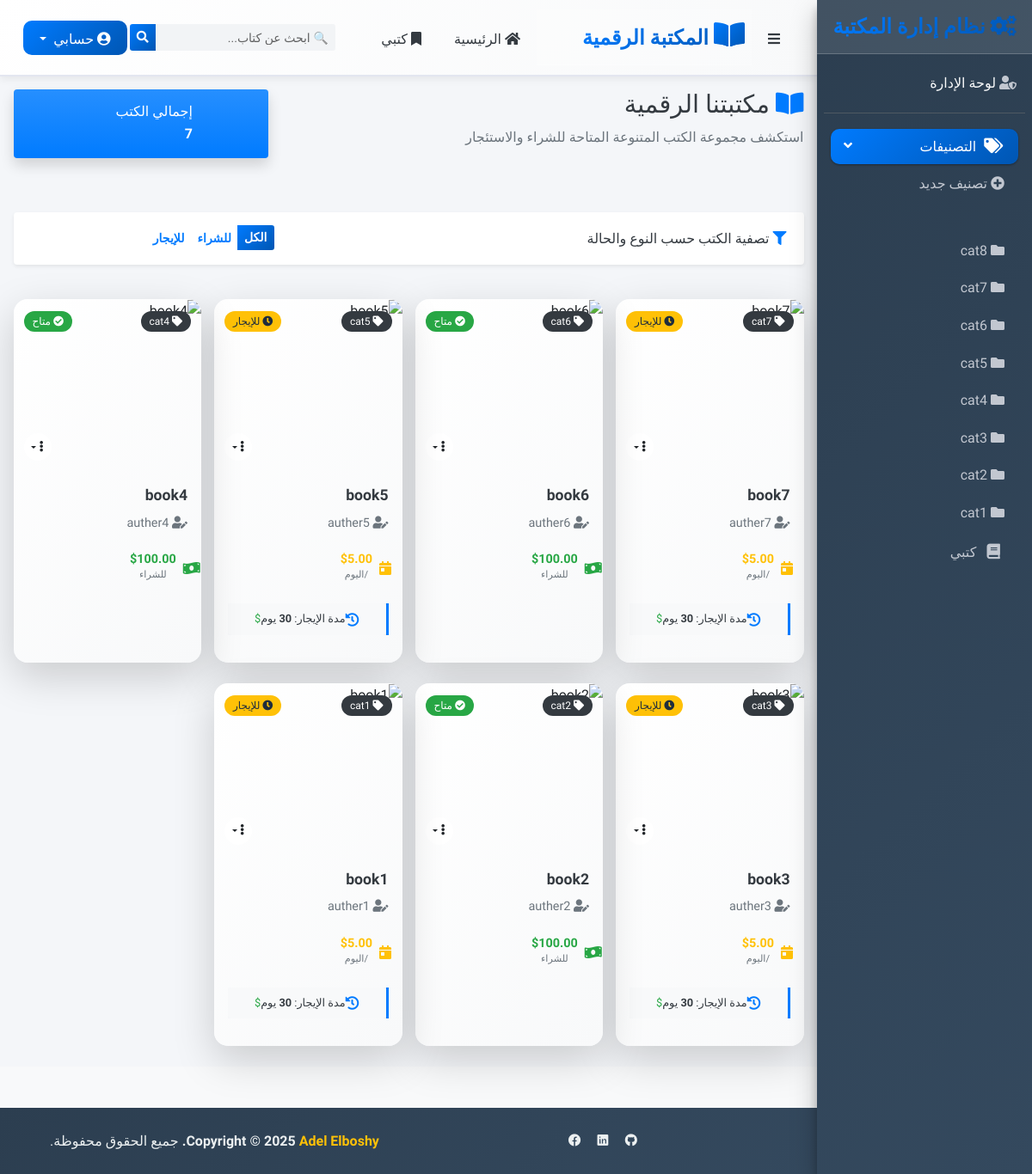
The app's page / (signed in), older data.
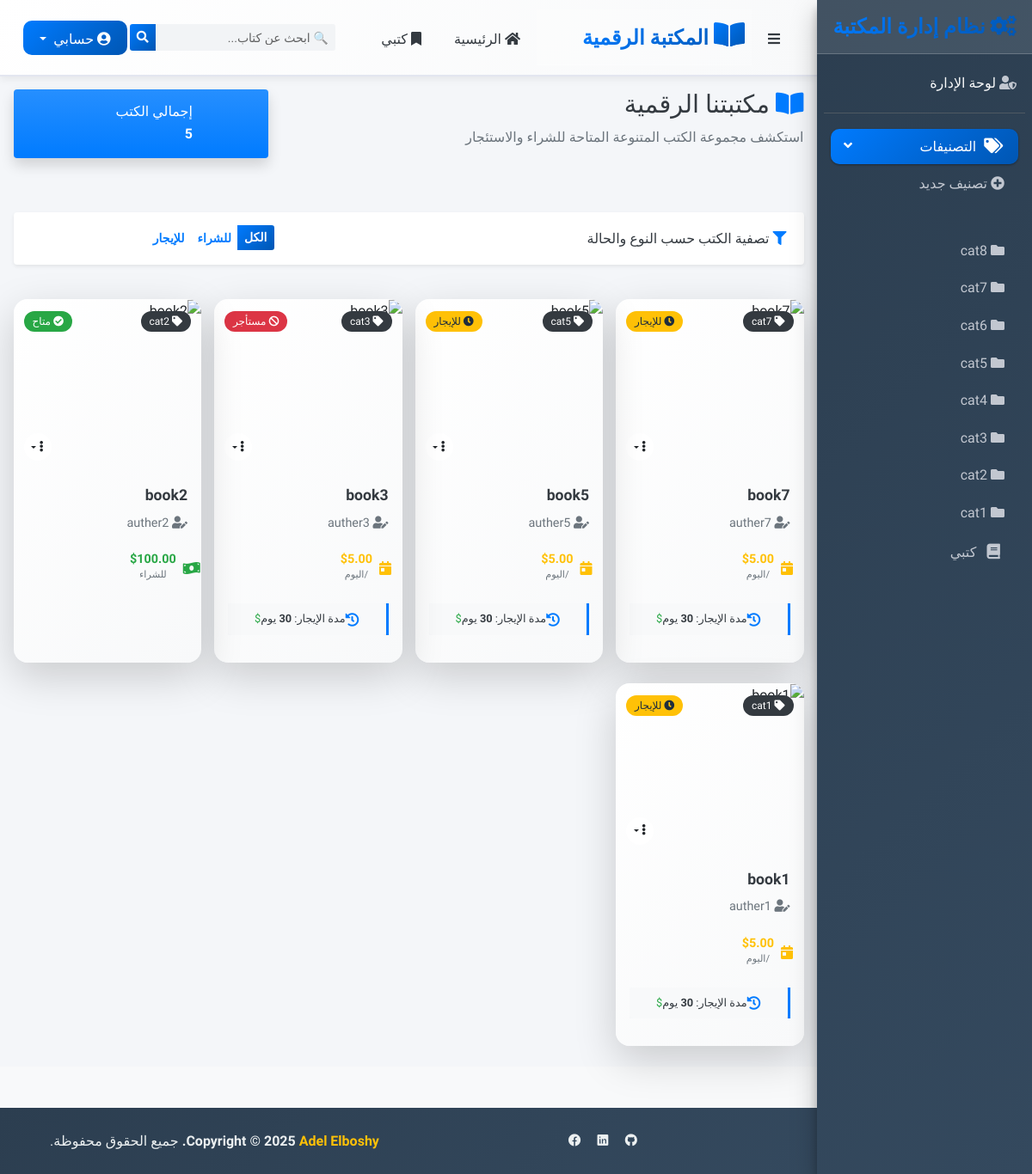
The same page, newer data.
### my_books/models.py (models this page shows, shortened)
class Category(models.Model):
    name =  models.CharField(max_length = 100)
    class Meta :
        ordering = ['-id']

class Book (models.Model):
    book_status =[
        ('available','available'),
        ('rented','rented'),
        ('sold','sold'),
        ('avl_for_rent','avl_for_rent')
    ]
    title           =models.CharField(max_length=100)
    auther          =models.CharField(max_length=100)
    book_image      =models.ImageField(upload_to='photos %Y %m %d ',null=True,blank=True)
    auther_image    =models.ImageField(upload_to='photos2 %Y %m %d',null=True,blank=True)
    price           =models.DecimalField(max_digits=10,decimal_places=2,null=True,blank=True)
    status          =models.CharField(max_length = 100,choices=book_status,default='available')
    pages           =models.IntegerField()
    active          =models.BooleanField(default=True)
    retal_price_day =models.DecimalField(max_digits=10,decimal_places=2,null=True,blank=True)
    retal_proid     =models.IntegerField(null=True,blank=True)
    discription     =models.TextField()
    catigery        =models.ForeignKey(Category,on_delete=models.PROTECT)
    class Meta :
        ordering = ['-id']

### main_app/views.py (the view)
# urls.py: 2. Add a URL to urlpatterns:  path('', views.home, name='home')
def home(request):
    if Customer.objects.filter(user_id = request.user.id).first():
        filtered_books = Book.objects.exclude(status='sold')
        search = request.GET.get('search_name')
        if search:
            filtered_books = filtered_books.filter(title__icontains=search)
        context = {
            'forms'            : new_book(),
            'books'            : filtered_books,
            'books_num'        : Book.objects.filter(active=True).count(),
            'sold_books'       : Book.objects.filter(status='sold').count(),
            'rented_books_num' : Book.objects.filter(status='rented').count(),
            'avl_books'        : Book.objects.filter(status='available').count(),
            'customer'         : Customer.objects.filter(user_id = request.user.id).first(),
        }
        return render(request, 'index.html', {**context , **base_context})
    else:
        return render(request, 'start.html')

### main_app/forms.py
class new_category (forms.ModelForm):
    class Meta :
        model = Category
        fields = [
            'name',
        ]
        widgets = {
            'name': forms.TextInput(attrs={'class':'form-control','name':'search_key'}),
        }

### main_app/templates/index.html (shortened to what the changed rows need)
{% extends 'base.html' %}
{% block content %}
<div style="direction: rtl;" class="wrapper">
    <div class="content-wrapper">
        <div class="content-header mb-4">
            <div class="container-fluid">
                <div class="row mb-2">
                    <div class="col-sm-8">
                        <h1 class="m-0 text-dark">
                            <i class="fas fa-book-open text-primary me-2"></i>
                            مكتبتنا الرقمية
                        </h1>
                    </div>
                    <div class="col-sm-4">
                        <div class="info-box bg-gradient-primary shadow">
                            <div class="info-box-content">
                                <span class="info-box-text">إجمالي الكتب </span>
                                <span class="info-box-number">{{ books.count }}</span>
                            </div>
                        </div>
                    </div>
                </div>
            </div>
        </div>
        <div class="content">
            <div class="container-fluid">
                <div class="row">
                    {% for book in books %}
                        {% if book.status != "sold" %}
                            <div class="col-xl-3 col-lg-4 col-md-6 mb-4 hide_books book{{ book.catigery.id }} book{{book.status}}">
                                <div class="card book-card h-100 shadow-lg border-0">
                                    <div class="book-image-container position-relative">
                                        <div class="category-badge">
                                            <span class="badge bg-dark bg-opacity-75">
                                                <i class="fas fa-tag me-1"></i>
                                                {{ book.catigery.name }}
                                            </span>
                                        </div>
                                        <div class="status-badge">
                                            {% if book.status == "available" %}
                                                <span class="badge bg-success">
                                                    <i class="fas fa-check-circle me-1"></i>
                                                    متاح
                                                </span>
                                            {% elif book.status == "avl_for_rent" %}
                                                <span class="badge bg-warning text-dark">
                                                    <i class="fas fa-clock me-1"></i>
                                                    للإيجار
                                                </span>
                                            {% elif book.status == "rented" %}
                                                <span class="badge bg-danger">
                                                    <i class="fas fa-ban me-1"></i>
                                                    مستأجر
                                                </span>
                                            {% endif %}
                                        </div>
                                        <div class="action-dropdown">
                                            <div class="dropdown">
                                                <button class="btn btn-action dropdown-toggle"
                                                        type="button" data-bs-toggle="dropdown"
                                                        aria-expanded="false">
                                                    <i class="fas fa-ellipsis-v"></i>
                                                </button>
                                            </div>
                                        </div>
                                    </div>
                                    <div class="card-body p-3">
                                        <h5 class="book-title mb-2">
                                            <a href="{% url 'description' book.id %}" class="text-dark text-decoration-none">
                                                {{ book.title }}
                                            </a>
                                        </h5>
                                        <p class="book-author text-muted mb-3">
                                            <i class="fas fa-user-edit me-2"></i>
                                            {{ book.auther }}
                                        </p>
                                        <div class="book-stats">
                                            <div class="row g-2 text-center">
                                                <div class="col-4">
                                                    <div class="stat-item">
                                                        {% if book.price %}
                                                            <i class="fas fa-money-bill-wave text-success"></i>
                                                            <div class="stat-content">
                                                                <span class="stat-number text-success">${{ book.price }}</span>
                                                                <small class="stat-label">للشراء</small>
                                                            </div>
                                                        {% elif book.retal_price_day %}
                                                            <i class="fas fa-calendar-day text-warning"></i>
                                                            <div class="stat-content">
                                                                <span class="stat-number text-warning">${{ book.retal_price_day }}</span>
                                                                <small class="stat-label">/اليوم</small>
                                                            </div>
                                                        {% endif %}
                                                    </div>
                                                </div>
                                            </div>
                                        </div>
                                        {% if book.retal_proid %}
                                        <div class="rental-period mt-3">
                                            <div class="d-flex align-items-center justify-content-center bg-light rounded p-2">
                                                <i class="fas fa-history text-primary me-2"></i>
                                                <small class="text-dark">
                                                    مدة الإيجار: <strong>{{ book.retal_proid }}</strong> يوم
                                                </small>
                                                {% if book.retal_price_day and book.retal_proid %}
                                                <small class="text-success me-auto fw-bold">
                                                    ${{ book.total_price }}
                                                </small>
                                                {% endif %}
                                            </div>
                                        </div>
                                        {% endif %}
                                    </div>
                                </div>
                            </div>
                        {% endif %}
                    {% endfor %}
                </div>
            </div>
        </div>
    </div>
</div>
{% endblock %}

### templates/base.html (shortened to what the changed rows need)
{%load static%}
<!DOCTYPE html>
<html lang="ar" dir="rtl">
<head>
    <link rel="stylesheet" href="{% static 'plugins/fontawesome-free/css/all.min.css' %}">
    <link rel="stylesheet" href="https://code.ionicframework.com/ionicons/2.0.1/css/ionicons.min.css">
    <link rel="stylesheet" href="{% static 'dist/css/adminlte_ar.min.css' %}">
    <link rel="stylesheet" href="https://cdn.jsdelivr.net/npm/bootstrap-icons@1.10.0/font/bootstrap-icons.css">
</head>
<body class="hold-transition sidebar-mini layout-fixed">
    <aside class="main-sidebar sidebar-dark-primary elevation-4">
        <div class="sidebar">
            <nav class="mt-2">
                <ul class="nav nav-pills nav-sidebar flex-column" data-widget="treeview" role="menu" data-accordion="false">
                    <li class="nav-item has-treeview menu-open">
                        <ul class="nav nav-treeview">
                            {% for category in catigories %}
                                <li class="nav-item cat{{ category.id }}">
                                    <a class="nav-link" href="#">
                                        <i class="fas fa-folder me-2"></i>
                                        <p>{{ category.name }}</p>
                                    </a>
                                </li>
                            {% endfor %}
                        </ul>
                    </li>
                </ul>
            </nav>
        </div>
    </aside>
    {% block content %}
    {% endblock %}
</body>
</html>

Row changes from the older to the newer data that the page shows:
no longer on this page (row edited): Book: catigery.name "cat6", status "available" (drawn), title "book6", auther "auther6", price "100.00"
no longer on this page (row edited): Book: catigery.name "cat4", status "available" (drawn), title "book4", auther "auther4", price "100.00"
changed Book "book3": status "للإيجار" → "مستأجر"
Text that changed along with them:
{{ books.count }}: "7" → "5"
